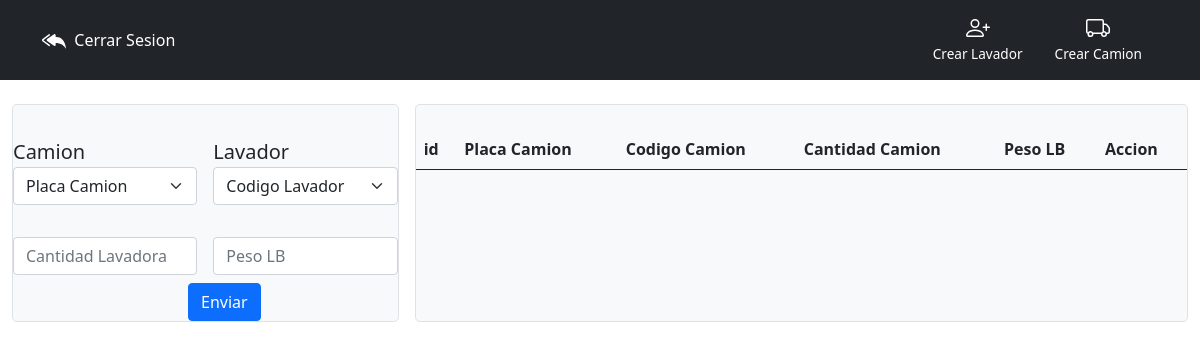
The page /Admin.php on the database as committed earlier.
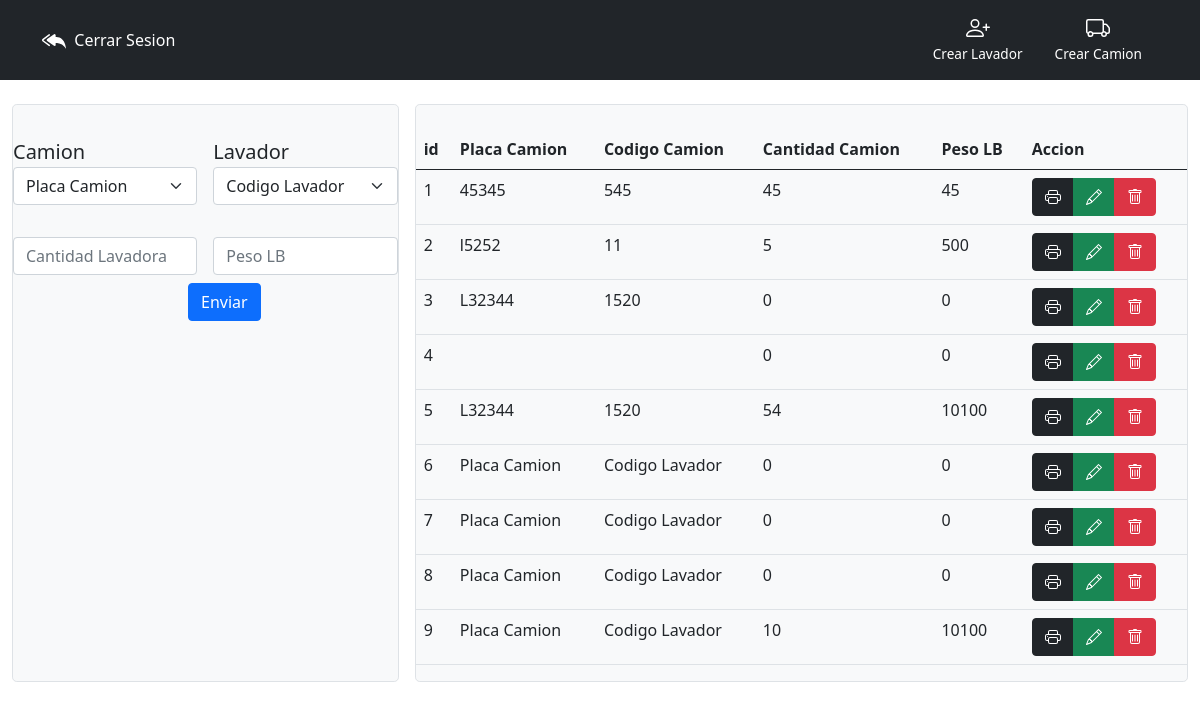
The same page on the database as committed later.
### tables this page shows
CREATE TABLE `registro` (
  `id` int(11) NOT NULL,
  `placa` varchar(250) NOT NULL,
  `codigoLavadora` varchar(250) NOT NULL,
  `Cantidad` int(11) NOT NULL,
  `pesoLB` int(11) NOT NULL
);

### Admin.php (the view, shortened to what this page needs)
<?php
include("BD.php");
$sql = "SELECT * FROM registro";
$consulta="SELECT * FROM camiones";
$result = mysqli_query($conexion,$consulta) or die(mysqli_error($conexion));
$consulLa = "SELECT * FROM lavador";
$resultL = mysqli_query($conexion,$consulLa) or die(mysqli_error($conexion));
?>
<!DOCTYPE html>
<html lang="en">
<head>
    <link href="css/bootstrap.min.css" rel="stylesheet">
    <link rel="stylesheet" href="https://use.fontawesome.com/releases/v5.8.1/css/all.css">
    <link href="https://cdn.jsdelivr.net/npm/bootstrap@5.0.2/dist/css/bootstrap.min.css" rel="stylesheet">
    <link rel="stylesheet" href="style.css">
    <link rel="stylesheet" href="asset/dist/sweetalert2.css">
</head>
<body>
<header>
    <div class="px-3 py-2 bg-dark text-white">
      <div class="container">
        <div class="d-flex flex-wrap align-items-center justify-content-center justify-content-lg-start">
          <a href="index.php" class="d-flex align-items-center my-2 my-lg-0 me-lg-auto text-white text-decoration-none">
            &nbsp Cerrar Sesion
          </a>
         <ul class="nav col-12 col-lg-auto my-2 justify-content-center my-md-0 text-small">
            <li>
              <a href="CrearLavador.php" class="nav-link text-white" data-bs-toggle="modal" data-bs-target="#exampleModal">
                <svg class="bi d-block mx-auto mb-1" width="24" height="24"><use xlink:href="#grid"/></svg>
                Crear Lavador
              </a>
            </li>
            <li>
              <a href="#" class="nav-link text-white" data-bs-toggle="modal" data-bs-target="#exampleModal1">
                <svg class="bi d-block mx-auto mb-1" width="24" height="24"><use xlink:href="#people-circle"/></svg>
                Crear Camion
              </a>
            </li>
          </ul>
        </div>
      </div>
    </div>
</header>
<br>
<form  action="CrearRegistro.php" method="POST" enctype='multipart/form-data'>
  <div class="container-fluid pb-3">
    <div class="d-grid gap-3" style="grid-template-columns: 1fr 2fr;">
      <div class="bg-light border rounded-3">
      <div class="row g-3 mt-3">
  <div class="col col-sm-6">
  <label class="fo">Camion</label>
  <select class="form-select" name="placa" id="placa" aria-label="Default select example">
  <?php foreach ($result as $opcion): ?>
  <option selected>Placa Camion</option>
<?php endforeach ?>
</select>
  </div>
  <div class="col col-sm-6">
  <label class="fo" >Lavador</label>
  <select class="form-select" name="codigo" id="codigo" aria-label="Default select example">
  <?php foreach ($resultL as $opcionLa): ?>
  <option selected>Codigo Lavador</option>
<?php endforeach ?>
</select>
  </div>
</div>
<div class="row g-3 mt-3">
  <div class="col">
    <input type="text" name="cantidad"  id="cantidad" class="form-control" placeholder="Cantidad Lavadora" aria-label="First name">
  </div>
  <div class="col">
    <input type="text" name="pesoLB"  id="pesoLB" class="form-control" placeholder="Peso LB" aria-label="Last name">
  </div>
</div>
</form>
<div class="mt-2 Center" >
<input type="submit"`id="prueba" onclick="validarRegistro(); return false"  class="btn btn-primary" value="Enviar">
</div>
      <div class="bg-light border rounded-3">
        <br><table class="table">
  <thead>
    <tr>
    <th scope="col">id</th>
      <th scope="col">Placa Camion</th>
      <th scope="col">Codigo Camion</th>
      <th scope="col">Cantidad Camion</th>
      <th scope="col">Peso LB</th>
      <th scope="col">Accion</th>
    </tr>
  </thead>
  <tbody>
  <?php $result=mysqli_query($conexion,$sql);
                    while($row  = mysqli_fetch_assoc($result)){?>
    <tr>
                    <td ><?php echo $row['id'];?></td>
                    <td ><?php echo $row["placa"];?></td>
                    <td><?php echo $row["codigoLavadora"];?></td>
                    <td><?php echo $row["Cantidad"];?></td>
                    <td><?php echo $row["pesoLB"];?></td>
                    <td>
                    <div class="btn-group" role="group" aria-label="Basic mixed styles example">
                    <a href="Admin.php?id=<?php echo $row['id']?>" type="button"   onclick="imprimirPDF()" class="btn btn-dark" ></a>
<a href="actualizar.php?id=<?php echo $row['id']?>"  type="button"   class="btn btn-success" ></a>
<a href="eliminar.php?id=<?php echo $row['id']?>" type="button"   class="btn btn-danger" ></a>
                    </div>
                    </td>
<?php }?>
    </tr>
  </tbody>
</table>
      </div>
</body>
</html>

Rows that differ between the two databases and show on the page:
added registro: id "1", placa "45345", codigoLavadora "545", Cantidad "45", pesoLB "45"
added registro: id "2", placa "l5252", codigoLavadora "11", Cantidad "5", pesoLB "500"
added registro: id "3", placa "L32344", codigoLavadora "1520", Cantidad "0", pesoLB "0"
added registro: id "4", Cantidad "0", pesoLB "0"
added registro: id "5", placa "L32344", codigoLavadora "1520", Cantidad "54", pesoLB "10100"
added registro: id "6", placa "Placa Camion", codigoLavadora "Codigo Lavador", Cantidad "0", pesoLB "0"
added registro: id "7", placa "Placa Camion", codigoLavadora "Codigo Lavador", Cantidad "0", pesoLB "0"
added registro: id "8", placa "Placa Camion", codigoLavadora "Codigo Lavador", Cantidad "0", pesoLB "0"
added registro: id "9", placa "Placa Camion", codigoLavadora "Codigo Lavador", Cantidad "10", pesoLB "10100"
